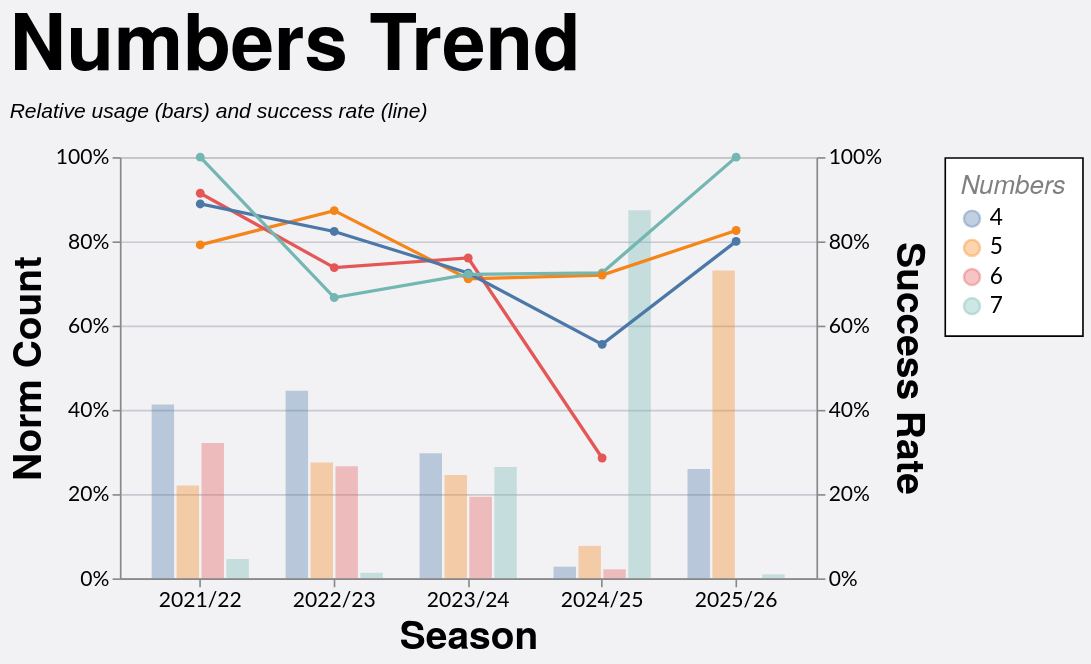

Vega-Lite specification for this chart:
### Vega-Lite specification from a JSON file in a GitHub repository (floating-point values rounded to 4 significant figures; data arrays with more than 128 entries replaced by an {"elided": "..."} marker saying what was removed)
{"config": {"axis": {"labelFont": "Lato, sans-serif", "titleFont": "PT Sans Narrow, Helvetica Neue, Helvetica, Arial, sans-serif", "labelFontSize": 13, "titleFontSize": 24, "gridColor": "#202947", "gridOpacity": 0.2}, "header": {"labelFont": "PT Sans Narrow, Helvetica Neue, Helvetica, Arial, sans-serif", "titleFont": "PT Sans Narrow, Helvetica Neue, Helvetica, Arial, sans-serif", "labelFontSize": 24, "titleFontSize": 28, "labelFontWeight": "bold", "orient": "left"}, "legend": {"labelFont": "Lato, sans-serif", "titleFont": "PT Sans Narrow, Helvetica Neue, Helvetica, Arial, sans-serif", "labelFontSize": 14, "titleFontSize": 16, "titlePadding": 5, "fillColor": "white", "strokeColor": "black", "padding": 10, "titleFontWeight": "lighter", "titleFontStyle": "italic", "titleColor": "gray", "offset": 10}, "title": {"font": "PT Sans Narrow, Helvetica Neue, Helvetica, Arial, sans-serif", "fontSize": 48, "fontWeight": "bold", "anchor": "start", "align": "center", "titlePadding": 20, "subtitlePadding": 10, "subtitleFontSize": 13, "subtitleColor": "", "subtitleFontStyle": "italic", "offset": 15, "color": "black"}, "axisX": {"labelAngle": 0}, "facet": {"title": null, "header": null, "align": {"row": "each", "column": "each"}}, "resolve": {"scale": {"y": "independent", "facet": "independent"}}, "background": "#f2f1f4", "scale": {"offsetBandPaddingOuter": 0.2, "offsetBandPaddingInner": 0.1}}, "layer": [{"mark": {"type": "bar", "opacity": 0.35}, "encoding": {"color": {"field": "numbers", "sort": ["4", "5", "6", "7"], "title": "Numbers", "type": "nominal"}, "tooltip": [{"field": "season", "title": "Season", "type": "nominal"}, {"field": "numbers", "title": "Numbers", "type": "nominal"}, {"field": "won", "format": ",.0f", "title": "Won", "type": "quantitative"}, {"field": "attempts", "format": ",.0f", "title": "Attempts", "type": "quantitative"}, {"field": "norm_count", "format": ".1%", "title": "Norm Count", "type": "quantitative"}, {"field": "success_rate", "format": ".1%", "title": "Success Rate", "type": "quantitative"}], "x": {"field": "season", "sort": ["2021/22", "2022/23", "2023/24", "2024/25", "2025/26"], "title": "Season", "type": "nominal"}, "xOffset": {"field": "numbers", "sort": ["4", "5", "6", "7"], "type": "nominal"}, "y": {"axis": {"format": "%", "orient": "left"}, "field": "norm_count", "scale": {"domain": [0, 1]}, "title": "Norm Count", "type": "quantitative"}}, "transform": [{"filter": "(loSquad == 'All' || datum.squad == loSquad) && (loGameType == 'All' || (loGameType == 'League + Cup' && (datum.game_type == 'League' || datum.game_type == 'Cup')) || (loGameType == 'League only' && datum.game_type == 'League') || datum.game_type == loGameType) && (loOpposition == 'All' || datum.opposition == loOpposition) && (loThrower == 'All' || datum.thrower == loThrower) && (loJumper == 'All' || datum.jumper == loJumper) && (loArea == 'All' || datum.area == loArea) && (loNumbers == 'All' || datum.numbers == loNumbers) && (loCallType == 'All' || datum.call_type == loCallType)"}, {"aggregate": [{"op": "count", "as": "attempts"}, {"op": "sum", "field": "won", "as": "won"}], "groupby": ["season", "numbers"]}, {"joinaggregate": [{"op": "sum", "field": "attempts", "as": "season_attempts"}], "groupby": ["season"]}, {"calculate": "datum.attempts / datum.season_attempts", "as": "norm_count"}, {"calculate": "datum.won / datum.attempts", "as": "success_rate"}]}, {"mark": {"type": "line", "point": true, "strokeWidth": 2}, "encoding": {"color": {"field": "numbers", "sort": ["4", "5", "6", "7"], "title": "Numbers", "type": "nominal"}, "detail": {"field": "numbers", "type": "nominal"}, "tooltip": [{"field": "season", "title": "Season", "type": "nominal"}, {"field": "numbers", "title": "Numbers", "type": "nominal"}, {"field": "won", "format": ",.0f", "title": "Won", "type": "quantitative"}, {"field": "attempts", "format": ",.0f", "title": "Attempts", "type": "quantitative"}, {"field": "norm_count", "format": ".1%", "title": "Norm Count", "type": "quantitative"}, {"field": "success_rate", "format": ".1%", "title": "Success Rate", "type": "quantitative"}], "x": {"field": "season", "sort": ["2021/22", "2022/23", "2023/24", "2024/25", "2025/26"], "title": "Season", "type": "nominal"}, "y": {"axis": {"format": "%", "orient": "right"}, "field": "success_rate", "scale": {"domain": [0, 1]}, "title": "Success Rate", "type": "quantitative"}}, "transform": [{"filter": "(loSquad == 'All' || datum.squad == loSquad) && (loGameType == 'All' || (loGameType == 'League + Cup' && (datum.game_type == 'League' || datum.game_type == 'Cup')) || (loGameType == 'League only' && datum.game_type == 'League') || datum.game_type == loGameType) && (loOpposition == 'All' || datum.opposition == loOpposition) && (loThrower == 'All' || datum.thrower == loThrower) && (loJumper == 'All' || datum.jumper == loJumper) && (loArea == 'All' || datum.area == loArea) && (loNumbers == 'All' || datum.numbers == loNumbers) && (loCallType == 'All' || datum.call_type == loCallType)"}, {"aggregate": [{"op": "count", "as": "attempts"}, {"op": "sum", "field": "won", "as": "won"}], "groupby": ["season", "numbers"]}, {"joinaggregate": [{"op": "sum", "field": "attempts", "as": "season_attempts"}], "groupby": ["season"]}, {"calculate": "datum.attempts / datum.season_attempts", "as": "norm_count"}, {"calculate": "datum.won / datum.attempts", "as": "success_rate"}]}], "data": {"name": "data-e2cc7a9e7d11ff6d493dc632215dd0ca"}, "height": 260, "params": [{"name": "loSquad", "value": "All"}, {"name": "loSeason", "value": "All"}, {"name": "loGameType", "value": "All"}, {"name": "loOpposition", "value": "All"}, {"name": "loThrower", "value": "All"}, {"name": "loJumper", "value": "All"}, {"name": "loArea", "value": "All"}, {"name": "loNumbers", "value": "All"}, {"name": "loCallType", "value": "All"}], "resolve": {"scale": {"y": "independent"}}, "title": {"text": "Numbers Trend", "subtitle": "Relative usage (bars) and success rate (line)"}, "width": 430, "$schema": "https://vega.github.io/schema/vega-lite/v5.20.1.json", "datasets": {"data-e2cc7a9e7d11ff6d493dc632215dd0ca": {"elided": "1242 records"}}}
